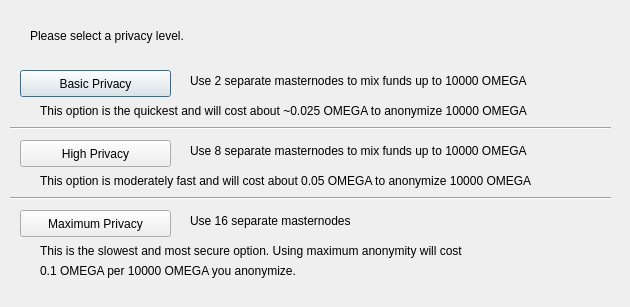
<?xml version="1.0" encoding="UTF-8"?>
<ui version="4.0">
 <class>ObfuscationConfig</class>
 <widget class="QDialog" name="ObfuscationConfig">
  <property name="geometry">
   <rect>
    <x>0</x>
    <y>0</y>
    <width>630</width>
    <height>307</height>
   </rect>
  </property>
  <property name="windowTitle">
   <string>Configure Obfuscation</string>
  </property>
  <widget class="QPushButton" name="buttonBasic">
   <property name="geometry">
    <rect>
     <x>20</x>
     <y>70</y>
     <width>151</width>
     <height>27</height>
    </rect>
   </property>
   <property name="text">
    <string>Basic Privacy</string>
   </property>
  </widget>
  <widget class="QPushButton" name="buttonHigh">
   <property name="geometry">
    <rect>
     <x>20</x>
     <y>140</y>
     <width>151</width>
     <height>27</height>
    </rect>
   </property>
   <property name="text">
    <string>High Privacy</string>
   </property>
  </widget>
  <widget class="QPushButton" name="buttonMax">
   <property name="geometry">
    <rect>
     <x>20</x>
     <y>210</y>
     <width>151</width>
     <height>27</height>
    </rect>
   </property>
   <property name="text">
    <string>Maximum Privacy</string>
   </property>
  </widget>
  <widget class="QLabel" name="label">
   <property name="geometry">
    <rect>
     <x>30</x>
     <y>20</y>
     <width>571</width>
     <height>31</height>
    </rect>
   </property>
   <property name="text">
    <string>Please select a privacy level.</string>
   </property>
  </widget>
  <widget class="QLabel" name="label_2">
   <property name="geometry">
    <rect>
     <x>190</x>
     <y>70</y>
     <width>421</width>
     <height>21</height>
    </rect>
   </property>
   <property name="text">
    <string>Use 2 separate masternodes to mix funds up to 10000 OMEGA</string>
   </property>
  </widget>
  <widget class="QLabel" name="label_3">
   <property name="geometry">
    <rect>
     <x>190</x>
     <y>140</y>
     <width>411</width>
     <height>21</height>
    </rect>
   </property>
   <property name="text">
    <string>Use 8 separate masternodes to mix funds up to 10000 OMEGA</string>
   </property>
  </widget>
  <widget class="QLabel" name="label_4">
   <property name="geometry">
    <rect>
     <x>190</x>
     <y>210</y>
     <width>421</width>
     <height>21</height>
    </rect>
   </property>
   <property name="text">
    <string>Use 16 separate masternodes</string>
   </property>
  </widget>
  <widget class="QLabel" name="label_6">
   <property name="geometry">
    <rect>
     <x>40</x>
     <y>100</y>
     <width>561</width>
     <height>21</height>
    </rect>
   </property>
   <property name="text">
    <string>This option is the quickest and will cost about ~0.025 OMEGA to anonymize 10000 OMEGA</string>
   </property>
  </widget>
  <widget class="QLabel" name="label_7">
   <property name="geometry">
    <rect>
     <x>40</x>
     <y>170</y>
     <width>561</width>
     <height>21</height>
    </rect>
   </property>
   <property name="text">
    <string>This option is moderately fast and will cost about 0.05 OMEGA to anonymize 10000 OMEGA</string>
   </property>
  </widget>
  <widget class="QLabel" name="label_8">
   <property name="geometry">
    <rect>
     <x>40</x>
     <y>240</y>
     <width>561</width>
     <height>21</height>
    </rect>
   </property>
   <property name="text">
    <string>This is the slowest and most secure option. Using maximum anonymity will cost</string>
   </property>
  </widget>
  <widget class="QLabel" name="label_9">
   <property name="geometry">
    <rect>
     <x>40</x>
     <y>260</y>
     <width>561</width>
     <height>21</height>
    </rect>
   </property>
   <property name="text">
    <string>0.1 OMEGA per 10000 OMEGA you anonymize.</string>
   </property>
  </widget>
  <widget class="Line" name="line">
   <property name="geometry">
    <rect>
     <x>10</x>
     <y>120</y>
     <width>601</width>
     <height>16</height>
    </rect>
   </property>
   <property name="orientation">
    <enum>Qt::Horizontal</enum>
   </property>
  </widget>
  <widget class="Line" name="line_2">
   <property name="geometry">
    <rect>
     <x>10</x>
     <y>190</y>
     <width>601</width>
     <height>16</height>
    </rect>
   </property>
   <property name="orientation">
    <enum>Qt::Horizontal</enum>
   </property>
  </widget>
 </widget>
 <resources/>
 <connections/>
</ui>
